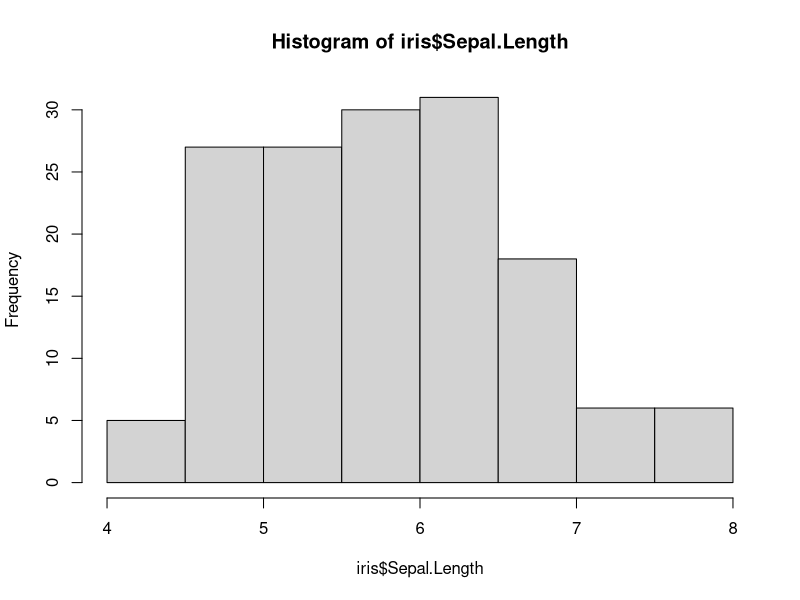
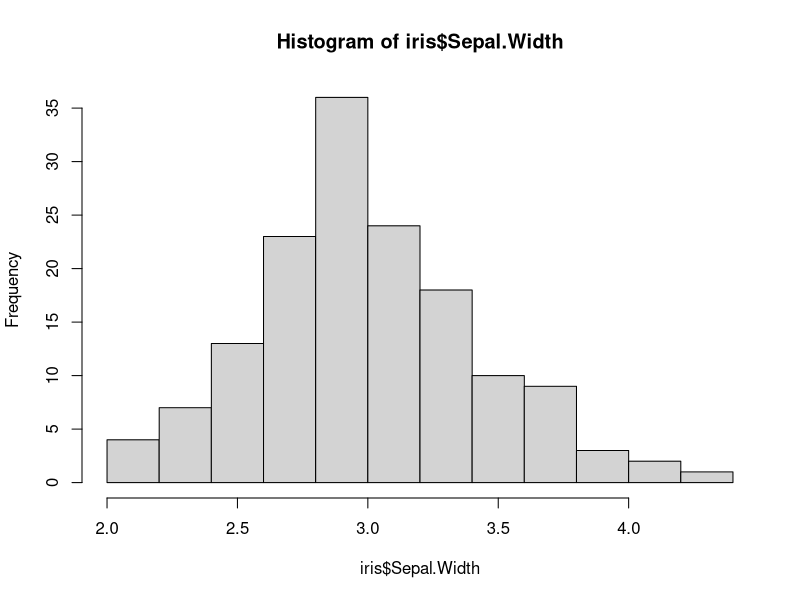
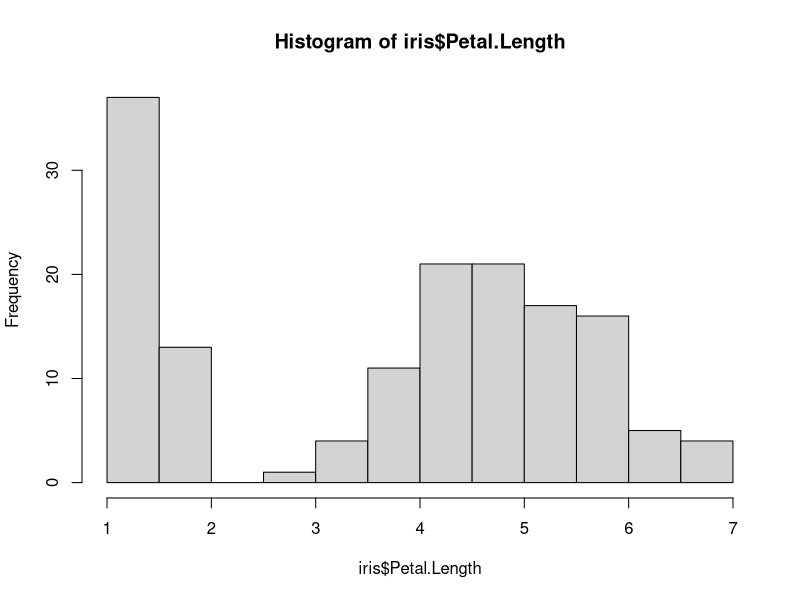
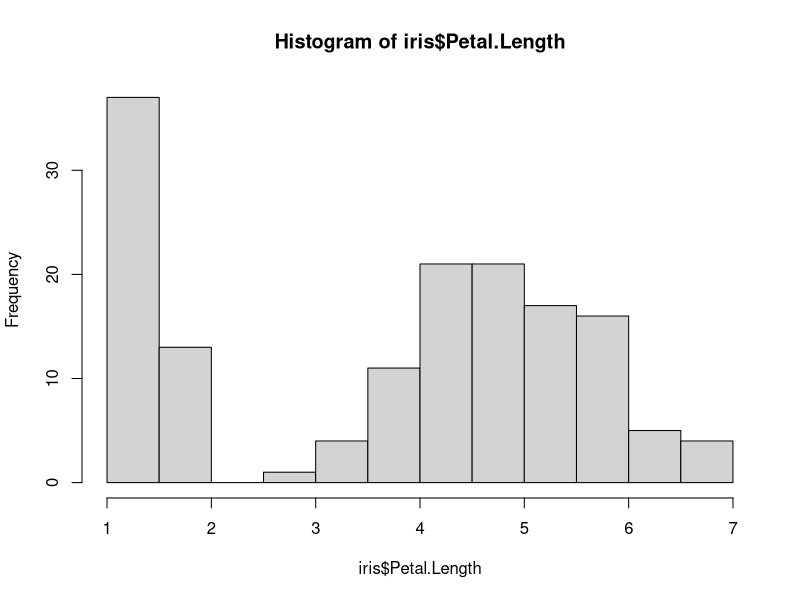
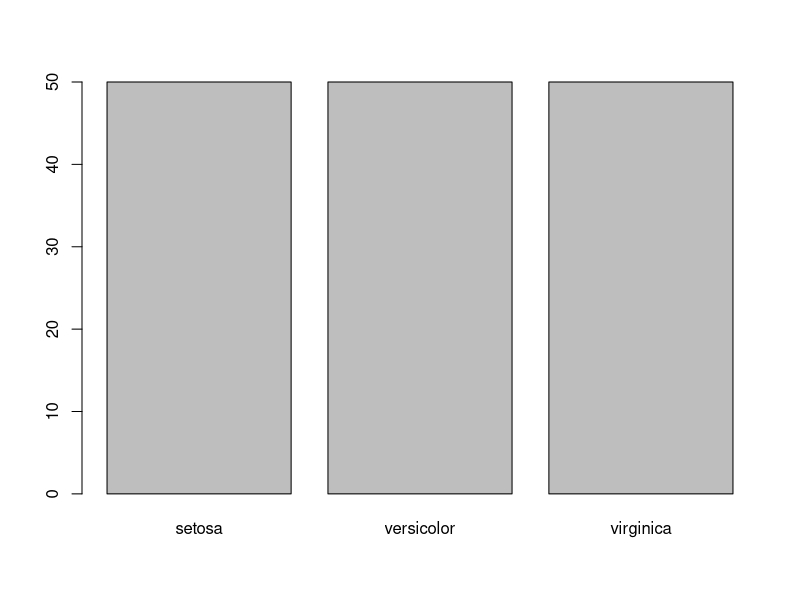
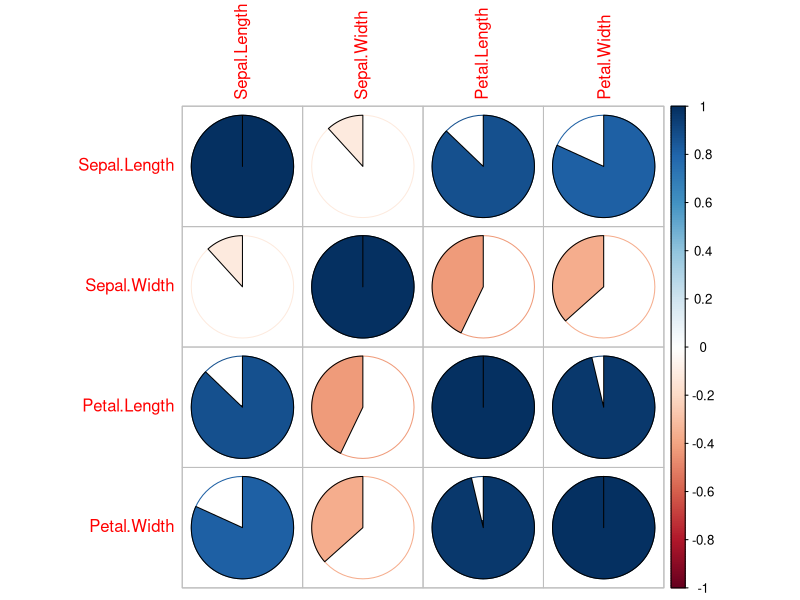
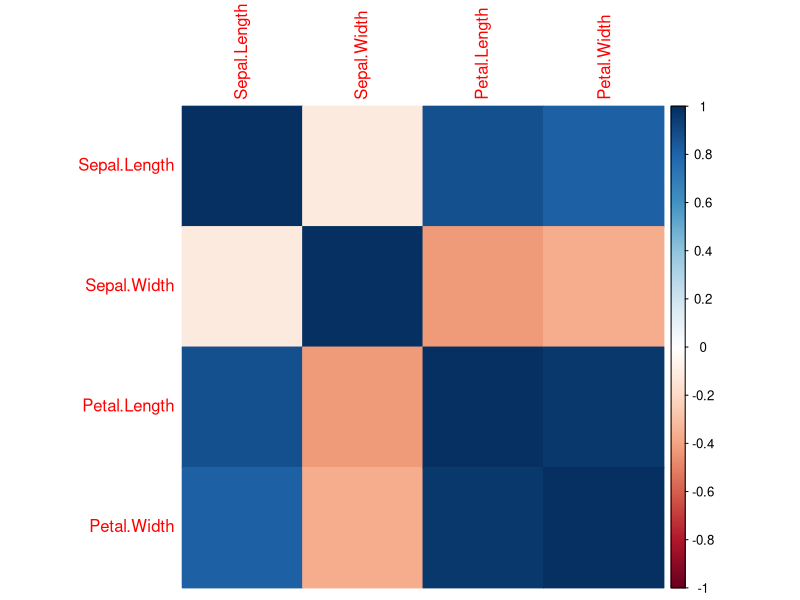
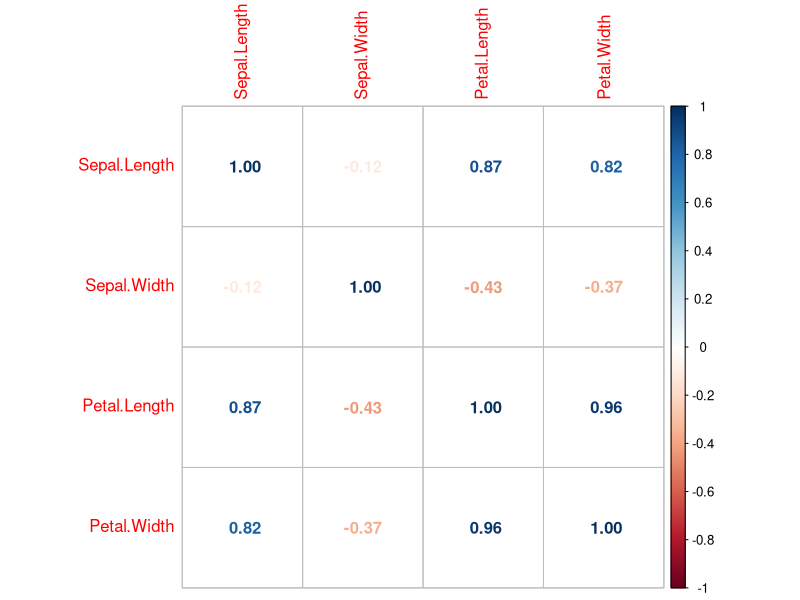

Write the R code that produced these figures, in order. (Note: this script raises an error after producing the figures.)
# Create dummy variables

df <- data.frame('A'=c('high','medium','low'),
                 'B'=c(10,20,30)
                 )
df

for(i in unique(df$A)){df[paste("A",i,sep = "_")] <- ifelse(df$A==i,1,0)}
df

# EDA

iris <- iris
summary(iris)

levels(iris$Species)

table(iris$Species)

hist(iris$Sepal.Length)
hist(iris$Sepal.Width)
hist(iris$Petal.Length)
hist(iris$Petal.Length)


# univariate Analysis

summary(iris)
table(iris$Species)

# Bivariable Analysis

cor(iris$Sepal.Length,iris$Sepal.Width)
cor(iris$Petal.Length,iris$Petal.Width)

# Multivariate Analysis

aggregate(iris$Sepal.Length, by=list(Species=iris$Species), FUN=mean) 
aggregate(iris$Sepal.Width, by=list(Species=iris$Species), FUN=mean) 
aggregate(iris$Petal.Length, by=list(Species=iris$Species), FUN=mean) 
aggregate(iris$Petal.Width, by=list(Species=iris$Species), FUN=mean)

aggregate(data.frame("SepalLength(cm)"=iris$Sepal.Length,"SepalWidth(cm)"=iris$Sepal.Width,"PetalLength(cm)"=iris$Petal.Length,
                     "PetalWidth(cm)"=iris$Petal.Width), by=list(Species=iris$Species), FUN=mean)

barplot(table(iris$Species))

# Correlation Matrix
library(corrplot)
cor(iris[-5])

corrplot(cor(iris[-5]),method = 'pie')
corrplot(cor(iris[-5]),method = 'color')
corrplot(cor(iris[-5]),method = 'number')
corrplot(cor(iris[-5]),method = 'shade')
corrplot(cor(iris[-5]),method = 'ellipse')
corrplot(cor(iris[-5]),method = 'circle')


# Pair plot
library(psych)
pairs.panels(iris[-5],gap=0,bg=c("red","yellow","blue")[iris$Species],pch=21)

pairs(iris)
plot(iris[,1:4],
     main="Relationships between characteristics of iris flowers",
     pch=19,
     col="blue",
     cex=0.9)

# Polynomial Regression

x <- runif(1000,min = -3,max = 3)
plot(x,main = 'linear',col='blue') 
plot(x,x**2,main = "degree 2",col='blue')
plot(x,x**3,main = "degree 3",col='blue')
plot(x,x**4,main = "degree 4",col='blue')
plot(x,x**5,main = "degree 5",col='blue')
plot(x,x**6,main = "degree 6",col='blue')
plot(x,x**7,main = "degree 7",col='blue')


p <- 0.5
q <- seq(0,100,1)
y <- p*q
plot(q,y,type='l',col='red',main='Linear relationship')

y <- 450 + p*(q-10)^3
plot(q,y,type='l',col='navy',main='Nonlinear relationship',lwd=3)

set.seed(20)
q <- seq(from=0, to=20, by=0.1)
y <- 500 + 0.4 * (q-10)^3
noise <- rnorm(length(q), mean=10, sd=80)
noisy.y <- y + noise
plot(q,noisy.y,col='deepskyblue4',xlab='q',main='Observed data')
lines(q,y,col='firebrick1',lwd=3)

model <- lm(noisy.y ~ poly(q,3))
model <- lm(noisy.y ~ x + I(X^2) + I(X^3))
